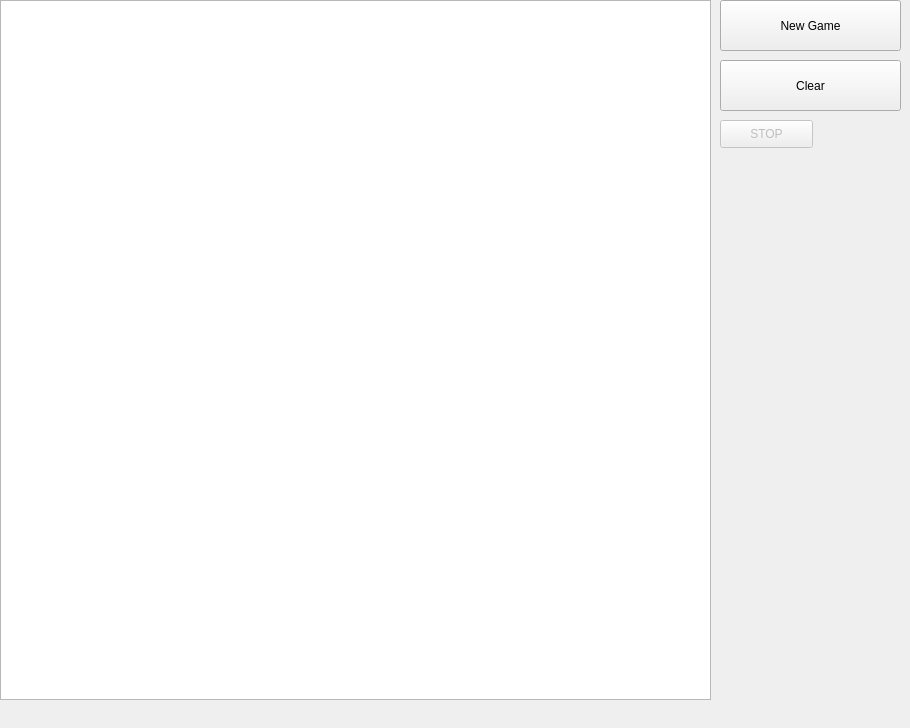
<?xml version="1.0" encoding="UTF-8"?>
<ui version="4.0">
 <class>MainWindow</class>
 <widget class="QMainWindow" name="MainWindow">
  <property name="geometry">
   <rect>
    <x>0</x>
    <y>0</y>
    <width>910</width>
    <height>728</height>
   </rect>
  </property>
  <property name="sizePolicy">
   <sizepolicy hsizetype="Fixed" vsizetype="Fixed">
    <horstretch>0</horstretch>
    <verstretch>0</verstretch>
   </sizepolicy>
  </property>
  <property name="minimumSize">
   <size>
    <width>910</width>
    <height>728</height>
   </size>
  </property>
  <property name="maximumSize">
   <size>
    <width>910</width>
    <height>728</height>
   </size>
  </property>
  <property name="windowTitle">
   <string>MainWindow</string>
  </property>
  <widget class="QWidget" name="centralwidget">
   <widget class="MyGraphicsView" name="graphicsView">
    <property name="geometry">
     <rect>
      <x>0</x>
      <y>0</y>
      <width>711</width>
      <height>700</height>
     </rect>
    </property>
   </widget>
   <widget class="QPushButton" name="NewGameBtn">
    <property name="geometry">
     <rect>
      <x>720</x>
      <y>0</y>
      <width>181</width>
      <height>51</height>
     </rect>
    </property>
    <property name="text">
     <string>New Game</string>
    </property>
   </widget>
   <widget class="QPushButton" name="ClearBtn">
    <property name="geometry">
     <rect>
      <x>720</x>
      <y>60</y>
      <width>181</width>
      <height>51</height>
     </rect>
    </property>
    <property name="text">
     <string>Clear</string>
    </property>
   </widget>
   <widget class="QPushButton" name="stopBalls">
    <property name="enabled">
     <bool>false</bool>
    </property>
    <property name="geometry">
     <rect>
      <x>720</x>
      <y>120</y>
      <width>93</width>
      <height>28</height>
     </rect>
    </property>
    <property name="text">
     <string>STOP</string>
    </property>
   </widget>
  </widget>
 </widget>
 <customwidgets>
  <customwidget>
   <class>MyGraphicsView</class>
   <extends>QGraphicsView</extends>
   <header location="global">mygraphicsview.h</header>
  </customwidget>
 </customwidgets>
 <resources/>
 <connections/>
</ui>
